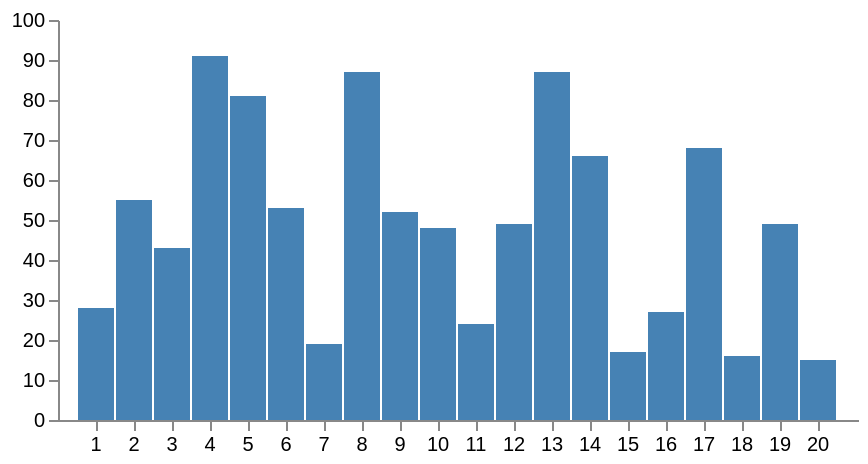

This figure's Vega-Lite source:
### Vega specification from a JSON file in a GitHub repository (floating-point values rounded to 4 significant figures)
{"$schema": "https://vega.github.io/schema/vega/v3.1.json", "width": 400, "height": 200, "padding": 5, "signals": [{"name": "blank", "value": {"x": 0, "y": 0}}, {"name": "label", "update": "blank", "on": [{"events": "rect:mouseover", "update": "datum"}, {"events": "rect:mouseout", "update": "blank"}]}], "data": [{"name": "table", "values": [{"x": 1, "y": 28}, {"x": 2, "y": 55}, {"x": 3, "y": 43}, {"x": 4, "y": 91}, {"x": 5, "y": 81}, {"x": 6, "y": 53}, {"x": 7, "y": 19}, {"x": 8, "y": 87}, {"x": 9, "y": 52}, {"x": 10, "y": 48}, {"x": 11, "y": 24}, {"x": 12, "y": 49}, {"x": 13, "y": 87}, {"x": 14, "y": 66}, {"x": 15, "y": 17}, {"x": 16, "y": 27}, {"x": 17, "y": 68}, {"x": 18, "y": 16}, {"x": 19, "y": 49}, {"x": 20, "y": 15}]}], "scales": [{"name": "xscale", "type": "band", "range": "width", "padding": 0.05, "round": true, "domain": {"data": "table", "field": "x"}}, {"name": "yscale", "type": "linear", "range": "height", "domain": {"data": "table", "field": "y"}, "nice": true}], "axes": [{"orient": "bottom", "scale": "xscale", "zindex": 1}, {"orient": "left", "scale": "yscale", "zindex": 1}], "marks": [{"type": "rect", "from": {"data": "table"}, "encode": {"enter": {"x": {"scale": "xscale", "field": "x"}, "width": {"scale": "xscale", "band": 1}, "y": {"scale": "yscale", "field": "y"}, "y2": {"scale": "yscale", "value": 0}}, "update": {"fill": [{"test": "datum === label", "value": "red"}, {"value": "steelblue"}]}}}, {"type": "text", "encode": {"enter": {"align": {"value": "center"}, "fill": {"value": "#333"}}, "update": {"x": {"scale": "xscale", "signal": "label.x", "band": 0.5}, "y": {"scale": "yscale", "signal": "label.y", "offset": -5}, "text": {"signal": "label.y"}, "fillOpacity": [{"test": "label === blank", "value": 0}, {"value": 1}]}}}]}
